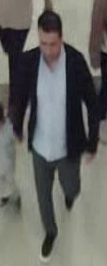
#> input picture models/YoloV8/src/cropped/out_cropped3.png, 107 x 266 px, found by its file name
$ python measure_similarity.py
#> lines starting #> are read from the running program, lines starting #| are printed output that depends on the picture
# [24 lines of commented-out code are left out]

import cv2
import os
from sewar.full_ref import mse, rmse, psnr, uqi, ssim, ergas, scc, rase, sam, msssim, vifp

# İki resmi yükleme
img1 = cv2.imread('cropped\\out_cropped3.png')
#> img1 is the input picture: shape (266, 107, 3); mean B, G, R 98.3, 102.3, 102.3
img1=cv2.resize(img1,(224,224))
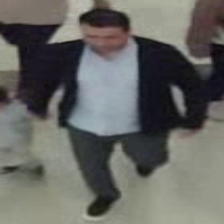
#> img1: shape (224, 224, 3); mean B, G, R 98.2, 102.2, 102.2
for image_path in os.listdir('cropped'):

    img2 = cv2.imread("cropped\\"+image_path)
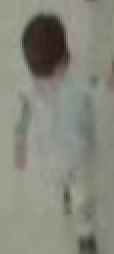
#> input picture models/YoloV8/src/cropped/out_cropped11.png, 57 x 127 px, found by its file name (shown 2 times larger)
#> img2 is the input picture: shape (127, 57, 3); mean B, G, R 124.3, 135.3, 135.1
    img2=cv2.resize(img2,(224,224))
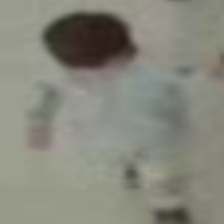
#> img2: shape (224, 224, 3); mean B, G, R 124.2, 135.2, 135
    #Resize

    print("MSE: ", mse(img1,img2))
#> (this line was passed over: sewar is not available in this run)
    print("RMSE: ", rmse(img1, img2))
#> (this line was passed over: sewar is not available in this run)
    print("PSNR: ", psnr(img1, img2))
#> (this line was passed over: sewar is not available in this run)
    print("SSIM: ", ssim(img1, img2))
#> (this line was passed over: sewar is not available in this run)
    print("UQI: ", uqi(img1, img2))
#> (this line was passed over: sewar is not available in this run)
    print("MSSSIM: ", msssim(img1, img2))
#> (this line was passed over: sewar is not available in this run)
    print("ERGAS: ", ergas(img1, img2))
#> (this line was passed over: sewar is not available in this run)
#> (the run stopped early here; a loop or call above may not have finished)
